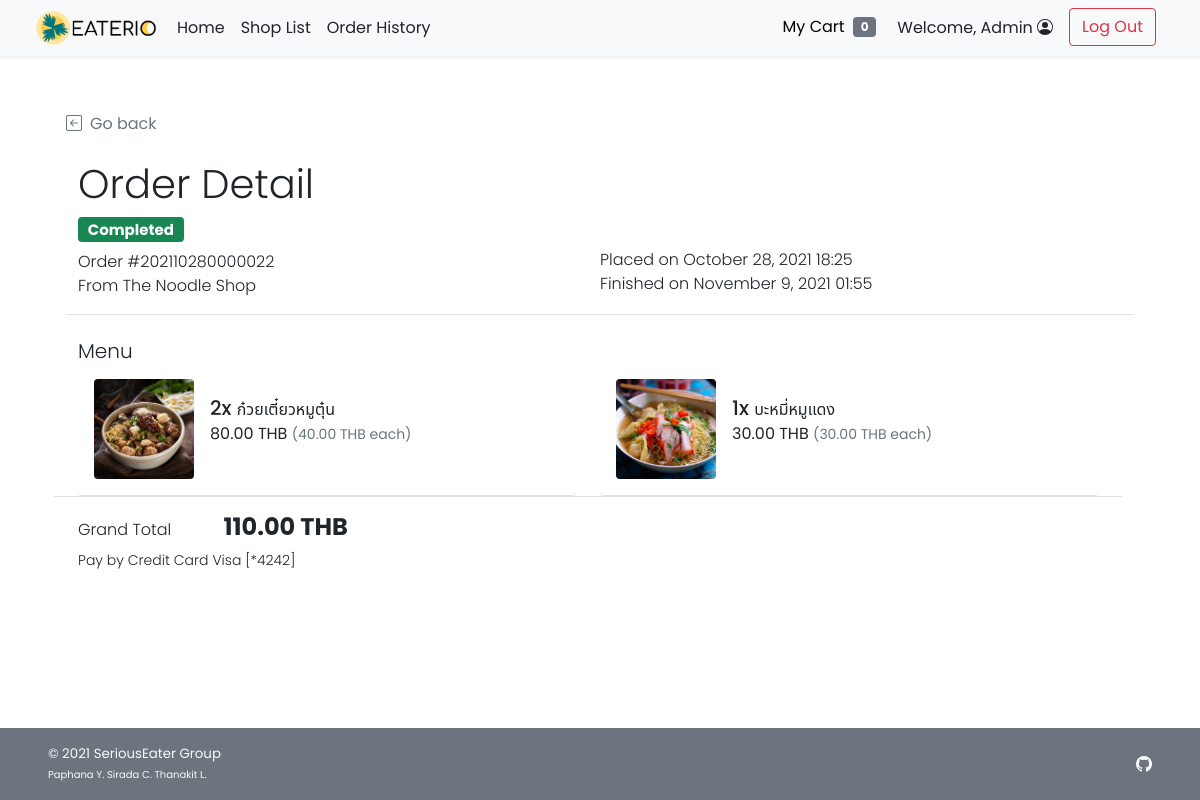
The page /cust_order_detail.php?orh_id=22 (signed in) on the database its author committed.
### tables this page shows
CREATE TABLE `order_header` (
  `orh_id` int(11) NOT NULL,
  `orh_refcode` varchar(15) DEFAULT NULL,
  `c_id` int(11) NOT NULL,
  `s_id` int(11) NOT NULL,
  `p_id` int(11) NOT NULL,
  `orh_ordertime` timestamp NOT NULL DEFAULT current_timestamp(),
  `orh_pickuptime` datetime NOT NULL,
  `orh_orderstatus` varchar(10) NOT NULL,
  `orh_finishedtime` datetime DEFAULT NULL
);

CREATE TABLE `shop` (
  `s_id` int(11) NOT NULL,
  `s_username` varchar(45) NOT NULL,
  `s_pwd` varchar(45) NOT NULL,
  `s_name` varchar(100) NOT NULL,
  `s_location` varchar(100) NOT NULL,
  `s_openhour` time NOT NULL,
  `s_closehour` time NOT NULL,
  `s_status` tinyint(4) NOT NULL DEFAULT 1 COMMENT 'Shop ready for taking an order or not (True for open, False for close)',
  `s_preorderStatus` tinyint(4) NOT NULL DEFAULT 1 COMMENT 'Shop is ready for tomorrow pre-order or not',
  `s_email` varchar(100) NOT NULL,
  `s_phoneno` varchar(45) NOT NULL,
  `s_pic` text DEFAULT NULL
);

CREATE TABLE `order_detail` (
  `ord_id` int(11) NOT NULL,
  `orh_id` int(11) NOT NULL,
  `f_id` int(11) NOT NULL,
  `ord_amount` int(11) NOT NULL,
  `ord_buyprice` decimal(6,2) NOT NULL COMMENT 'To keep the snapshot of selected menu cost at the time of the purchase.',
  `ord_note` text DEFAULT NULL
);

CREATE TABLE `food` (
  `f_id` int(11) NOT NULL,
  `s_id` int(11) NOT NULL,
  `f_name` varchar(100) NOT NULL,
  `f_price` decimal(6,2) NOT NULL,
  `f_todayavail` tinyint(4) NOT NULL DEFAULT 1 COMMENT 'Food is available to order or not',
  `f_preorderavail` tinyint(4) NOT NULL DEFAULT 1,
  `f_pic` text DEFAULT NULL
);

CREATE TABLE `payment` (
  `p_id` int(11) NOT NULL,
  `c_id` int(11) NOT NULL,
  `p_type` varchar(45) NOT NULL,
  `p_amount` decimal(7,2) NOT NULL,
  `p_detail` text DEFAULT NULL
);

### cust_order_detail.php (the view, shortened to what this page needs)
<!DOCTYPE html>
<html lang="en">
<head>
    <?php
        include("conn_db.php");
        include('head.php');
    ?>
    <link href="css/main.css" rel="stylesheet">
    <link href="css/menu.css" rel="stylesheet">
</head>
<body class="d-flex flex-column h-100">
    <?php include('nav_header.php')?>
    <div class="container px-5 py-4" id="cart-body">
        <div class="row my-4 border-bottom">
            <a class="nav nav-item text-decoration-none text-muted mb-2" href="#" onclick="history.back();">
                <i class="bi bi-arrow-left-square me-2"></i>Go back
            </a>
            <h2 class="pt-3 display-6">Order Detail</h2>
            <?php
                $orh_id = $_GET["orh_id"];
                $orh_query = "SELECT * FROM order_header WHERE orh_id = {$orh_id}";
                $orh_arr = $mysqli -> query($orh_query) -> fetch_array();
            ?>
            <div class="row row-cols-1 row-cols-md-2">
                <div class="col mb-2 mb-md-0">
                    <ul class="list-unstyled fw-light">
                        <li class="list-item mb-2">
                            <?php if($orh_arr["orh_orderstatus"]=="ACPT"){ ?>
                                <h5><span class="fw-bold badge bg-info text-dark">Accepted</span></h5>
                            <?php }else if($orh_arr["orh_orderstatus"]=="PREP"){ ?>
                                <h5><span class="fw-bold badge bg-warning text-dark">Preparing</span></h5>
                            <?php }else if($orh_arr["orh_orderstatus"]=="RDPK"){ ?>
                                <h5><span class="fw-bold badge bg-primary text-white">Ready to pick up</span></h5>
                            <?php }else if($orh_arr["orh_orderstatus"]=="FNSH"){?>
                                <h5><span class="fw-bold badge bg-success text-white">Completed</span></h5>
                            <?php } ?>
                        </li>
                        <li class="list-item">Order #<?php echo $orh_arr["orh_refcode"];?></li>
                        <li class="list-item">From
                            <?php
                                $shop_query = "SELECT s_name FROM shop WHERE s_id = {$orh_arr['s_id']};";
                                $shop_arr = $mysqli -> query($shop_query) -> fetch_array();
                                echo $shop_arr["s_name"];
                            ?>
                        </li>
                    </ul>
                </div>
                <div class="col">
                    <ul class="list-unstyled fw-light">
                        <?php
                            $od_placedate = (new Datetime($orh_arr["orh_ordertime"])) -> format("F j, Y H:i");
                            $od_pickupdate = (new Datetime($orh_arr["orh_pickuptime"])) -> format("F j, Y H:i");
                        ?>
                        <li class="mb-2">&nbsp;</li>
                        <li>Placed on <?php echo $od_placedate;?></li>
                        <?php if($orh_arr["orh_orderstatus"]!="FNSH"){ ?>
                        <li>Will be pick-up on <?php echo $od_pickupdate;?></li>
                        <?php }else{
                            $od_finishtime = (new Datetime($orh_arr["orh_finishedtime"])) -> format("F j, Y H:i");
                        ?>
                        <li>Finished on <?php echo $od_finishtime;?></li>
                        <?php } ?>
                    </ul>
                </div>
            </div>
        </div>
        <div class="row mb-5">
            <div class="col">
                <div class="row row-cols-1">
                    <div class="col">
                        <h5 class="fw-light">Menu</h5>
                    </div>
                    <div class="col row row-cols-1 row-cols-md-2 border-bottom">
                        <?php
                            $ord_query = "SELECT f.f_name,f.f_pic,ord.ord_amount,ord.ord_buyprice,ord_note FROM order_detail ord INNER JOIN food f ON ord.f_id = f.f_id WHERE ord.orh_id = {$orh_id}";
                            $ord_result = $mysqli -> query($ord_query);
                            while($ord_row = $ord_result -> fetch_array()){
                        ?>
                        <div class="col">
                            <ul class="list-group">
                                <li class="list-group-item d-flex border-0 pb-3 border-bottom w-100 justify-content-between align-items-center">
                                    <div class="image-parent">
                                        <img
                                        <?php
                                            if(is_null($ord_row["f_pic"])){echo "src='img/default.png'";}
                                            else{echo "src=\"img/{$ord_row['f_pic']}\"";}
                                        ?>
                                        class="img-fluid rounded"
                                        style="width: 100px; height:100px; object-fit:cover;" alt="<?php echo $ord_row["f_name"]?>">
                                        </div>
                                    <div class="ms-3 me-auto">
                                        <div class="fw-normal"><span class="h5"><?php echo $ord_row["ord_amount"]?>x </span><?php echo $ord_row["f_name"]?>
                                            <p><?php printf("%.2f THB <small class='text-muted'>(%.2f THB each)</small>",$ord_row["ord_buyprice"]*$ord_row["ord_amount"],$ord_row["ord_buyprice"]);?><br />
                                            </p>
                                        </div>
                                </li>
                            </ul>
                        </div>
                        <?php } ?>
                    </div>
                    <div class="col my-3">
                        <ul class="list-inline justify-content-between">
                            <li class="list-inline-item fw-light me-5">Grand Total</li>
                            <li class="list-inline-item fw-bold h4">
                                <?php
                                    $gt_query = "SELECT SUM(ord_amount*ord_buyprice) AS gt FROM order_detail WHERE orh_id = {$orh_id}";
                                    $gt_arr = $mysqli -> query($gt_query) -> fetch_array();
                                    printf("%.2f THB",$gt_arr["gt"]);
                                ?>
                            </li>
                            <li class="list-item fw-light small">Pay by
                                <?php
                                    $py_query = "SELECT p_type,p_detail FROM payment WHERE p_id = {$orh_arr['p_id']} LIMIT 0,1;";
                                    $py_arr = $mysqli -> query($py_query) -> fetch_array();
                                    switch($py_arr["p_type"]){
                                        case "CRDC": echo "Credit Card"; break;
                                    }
                                    echo " ".$py_arr["p_detail"];
                                ?>
                            </li>
                        </ul>
                    </div>
                </div>
            </div>
        </div>
    </div>
    <footer
        class="footer d-flex flex-wrap justify-content-between align-items-center px-5 py-3 mt-auto bg-secondary text-light">
        <span class="smaller-font">&copy; 2021 SeriousEater Group<br /><span class="xsmall-font">Paphana Y. Sirada C.
                Thanakit L.</span></span>
        <ul class="nav justify-content-end list-unstyled d-flex">
            <li class="ms-3"><a class="text-light" target="_blank" href="https://github.com/waterthatfrozen/EATERIO"><i
                        class="bi bi-github"></i></a></li>
        </ul>
    </footer>
</body>
</html>

### css/main.css (style rules this page uses)
html { height: 100%; }
body { height: 100%; padding-top: 4rem; margin-bottom: -50px; font-family: 'Poppins', 'Noto Sans Thai', sans-serif; }
a { cursor: pointer; }
.bi { vertical-align: -.125em; fill: currentColor; }
.text-white { color: white; }
.smaller-font { font-size: smaller; }
.xsmall-font { font-size: x-small; }

### css/menu.css (style rules this page uses)
html, body { height: 100%; }
.image-parent { max-width: 100px; }

### rows shown on the page
order_header: orh_refcode "202110280000022", orh_ordertime "October 28, 2021 18:25", orh_finishedtime "November 9, 2021 01:55"
shop: s_name "The Noodle Shop"
order_detail: f.f_pic (picture), ord_amount "2", f.f_name "ก๋วยเตี๋ยวหมูตุ๋น", $ord_row["ord_buyprice"]*$ord_row["ord_amount"] "80.00", ord_buyprice "40.00"
order_detail: f.f_pic (picture), ord_amount "1", f.f_name "บะหมี่หมูแดง", $ord_row['ord_buyprice']*$ord_row['ord_amount'] "30.00", ord_buyprice "30.00"
payment: p_detail "Visa [*4242]"

### other values the page prints
$_SESSION['firstname'] "Admin"
$gt_arr["gt"] "110.00"
